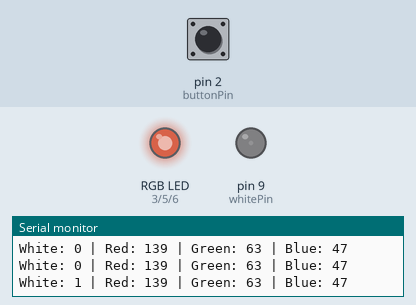
Simulated run of this sketch. Board: Arduino Uno, built with avr-gcc and run on an emulated ATmega328P. On the bench: an RGB LED mixed from three pins (HIGH = lit), output pins drawn as LEDs (lit = HIGH), the last lines printed to the serial monitor. The test bench sets the inputs (shaded band); at power-on: pin 2 (buttonPin) HIGH. Dim RGB values are drawn brighter than linear.

Above: at 1.27 s.
1.3 s: pin 2 (buttonPin) pulled LOW for 0.15 s
At 2.5 s:
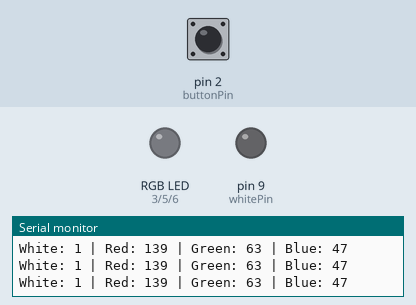
2.9 s: pin 2 (buttonPin) pulled LOW for 1 s
At 3.8 s:
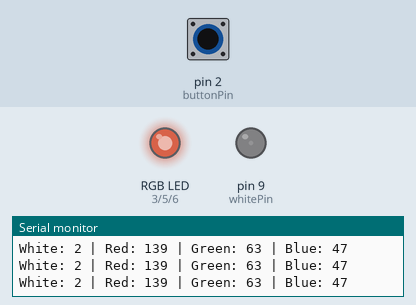
6.9 s: pin 2 (buttonPin) pulled LOW for 3.2 s
11.6 s: pin 2 (buttonPin) pulled LOW for 0.15 s
At 11.74 s:
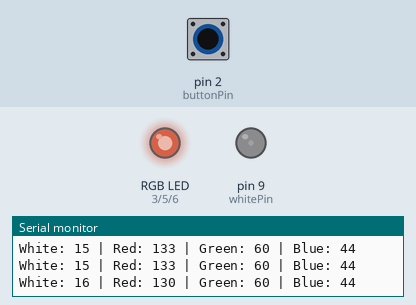
14.6 s: pin 2 (buttonPin) pulsed LOW 2 times (0.12 s each, 0.3 s apart)
At 16.39 s:
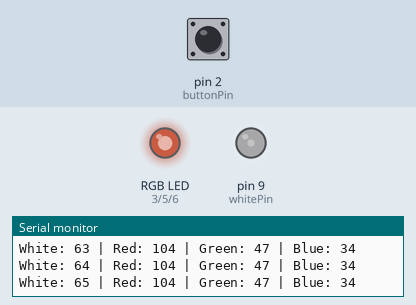
17.9 s: pin 2 (buttonPin) pulsed LOW 2 times (0.12 s each, 0.3 s apart)
Timing chart, 0 to 22.5 s (numbered marks = the images above; inputs shaded):
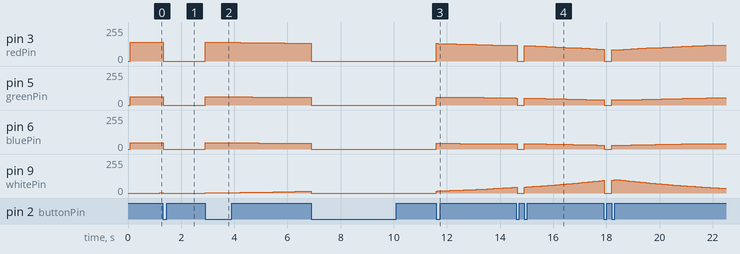

The sketch:

interruptibleledfade.ino
```cpp
// Based off of Tom's CIE1931 Fade Curve https://github.com/tigoe/LightProjects/tree/main/FadeCurves/CIE1931Fade
// Had to use some llm to help understand the math get the RGB values to work with the white LED, but after that I played with the values to get them to match the white LED as best as possible.

const int steps = 256;
const int whitePin = 9;
const int redPin = 3;
const int greenPin = 5;
const int bluePin = 6;
const int buttonPin = 2;
bool paused = false;
int change = 1;
int currentLevel = 1;
byte levelTable[steps];

const float redValue = 0.175;
const float greenValue = 0.08;
const float blueValue = 0.06;
const float whiteMaxBrightness = 0.4;

void setup() {
  Serial.begin(9600);
  fillLevelTable(); // Pre-calculate the brightness levels
  pinMode(whitePin, OUTPUT);
  pinMode(redPin, OUTPUT);
  pinMode(greenPin, OUTPUT);
  pinMode(bluePin, OUTPUT);
  pinMode(buttonPin, INPUT_PULLUP);
  attachInterrupt(digitalPinToInterrupt(buttonPin), togglePause, FALLING);
}

void loop() {
  if (paused) {
    analogWrite(whitePin, 0);
    analogWrite(redPin, 0);
    analogWrite(greenPin, 0);
    analogWrite(bluePin, 0);
    return;
  }

  if (currentLevel <= 0 || currentLevel >= steps - 1) {
    change = -change;
  }
  currentLevel += change;

  int whiteLevel = levelTable[currentLevel] * whiteMaxBrightness;
  float remainingLuminance = 1.0 - (float(whiteLevel) / 255.0);
  int redLevel = remainingLuminance * redValue * 255;
  int greenLevel = remainingLuminance * greenValue * 255;
  int blueLevel = remainingLuminance * blueValue * 255;
  float totalValue = redValue + greenValue + blueValue;
  redLevel = constrain(redLevel / totalValue, 0, 255);
  greenLevel = constrain(greenLevel / totalValue, 0, 255);
  blueLevel = constrain(blueLevel / totalValue, 0, 255);

  analogWrite(whitePin, whiteLevel);
  analogWrite(redPin, redLevel);
  analogWrite(greenPin, greenLevel);
  analogWrite(bluePin, blueLevel);

  Serial.print("White: ");
  Serial.print(whiteLevel);
  Serial.print(" | Red: ");
  Serial.print(redLevel);
  Serial.print(" | Green: ");
  Serial.print(greenLevel);
  Serial.print(" | Blue: ");
  Serial.println(blueLevel);

  delay(20);
}

void togglePause() {
  paused = !paused;
}

void fillLevelTable() {
  float scalingFactor = 100.0 / float(steps);
  float luminance = 0.0;

  for (int l = 0; l < steps; l++) {
    float lightness = float(l) * scalingFactor;
    if (lightness <= 8) {
      luminance = (lightness / 903.3);
    } else {
      luminance = (lightness + 16) / 116.0;
      luminance = pow(luminance, 3);
    }
    levelTable[l] = byte(luminance * 255); // Scale to 0-255
  }
}
```

Measured:
- after the input at 1.3 s, pin 3 (redPin): 139/255 → 0/255 at once; pin 5 (greenPin): 63/255 → 0/255 at once; pin 6 (bluePin): 47/255 → 0/255 at once
- after the input at 2.9 s, pin 3 (redPin): 0/255 → 139/255 at once, → 136/255 1.3 s later, → 133/255 1.6 s later; pin 5 (greenPin): 0/255 → 63/255 at once, → 60/255 1.8 s later; pin 6 (bluePin): 0/255 → 47/255 at once, → 44/255 2.0 s later; pin 9 (whitePin): moves from 0/255 to 15/255 over 4.0 s, starting at once
- after the input at 11.6 s, pin 3 (redPin): 0/255 → 130/255 at once, → 126/255 0.75 s later, → 123/255 0.75 s later, → 120/255 0.61 s later, … (5 changes in this stretch); pin 5 (greenPin): 0/255 → 60/255 at once, → 57/255 0.33 s later, → 53/255 1.5 s later, → 50/255 1.2 s later
